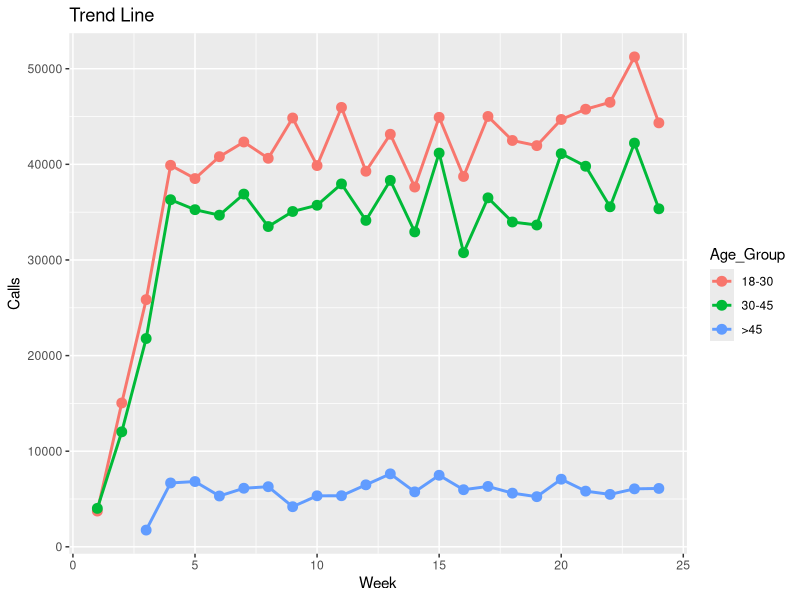

This figure's R source:

library(ggplot2)

demo_data <- read.csv("../../../data/data_visualisation/TelecomData_CustDemo.csv", header = TRUE)
tx_data <- read.csv("../../../data/data_visualisation/TelecomData_WeeklyData.csv", header = TRUE)

w_data <- merge(demo_data, tx_data, by = ("CustID"), all = TRUE)
head(w_data)

w_data$Age_Group <- cut(w_data$Age, breaks = c(0, 30, 45, Inf), labels = c("18-30", "30-45", ">45"))
t_data <- aggregate(Calls ~ Week + Age_Group, data = w_data, FUN = sum)

ggplot(t_data, aes(x = Week, y = Calls, colour = Age_Group)) + 
  geom_line(linewidth = 1) + 
  geom_point(size = 3) + 
  labs(y = "Calls", title = "Trend Line")
